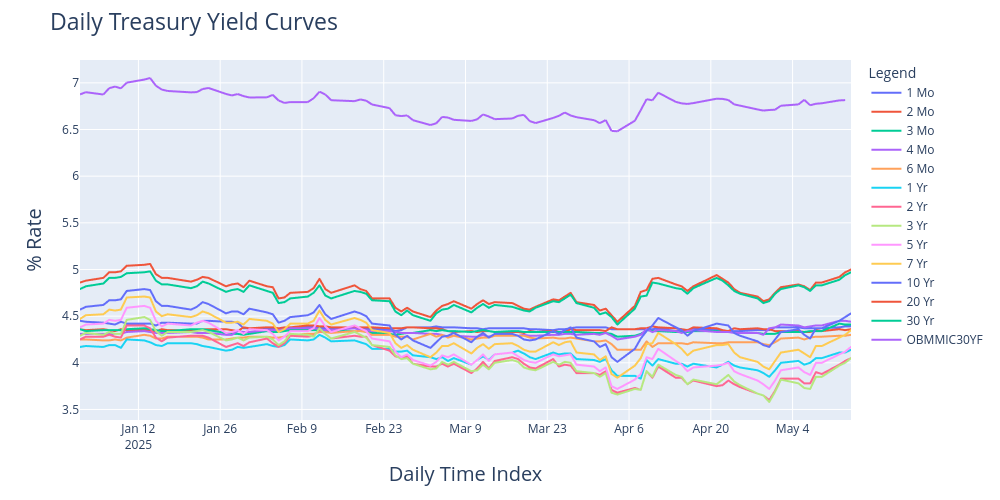

Notebook source saved alongside this figure:
### Code cell
# Plot all columns using the DataFrame index as x-axis
fig = px.line(consolidate_df, x=consolidate_df.index, y=consolidate_df.columns, width=1000, height=500)
fig.update_layout(
    xaxis_title="Daily Time Index",
    yaxis_title="% Rate",
    legend_title_text="Legend",
    title={'text':'Daily Treasury Yield Curves ',
           'font': dict(size=23)} 
)

fig.update_xaxes(title_font=dict(size=20))
fig.update_yaxes(title_font=dict(size=20))

fig.show()
